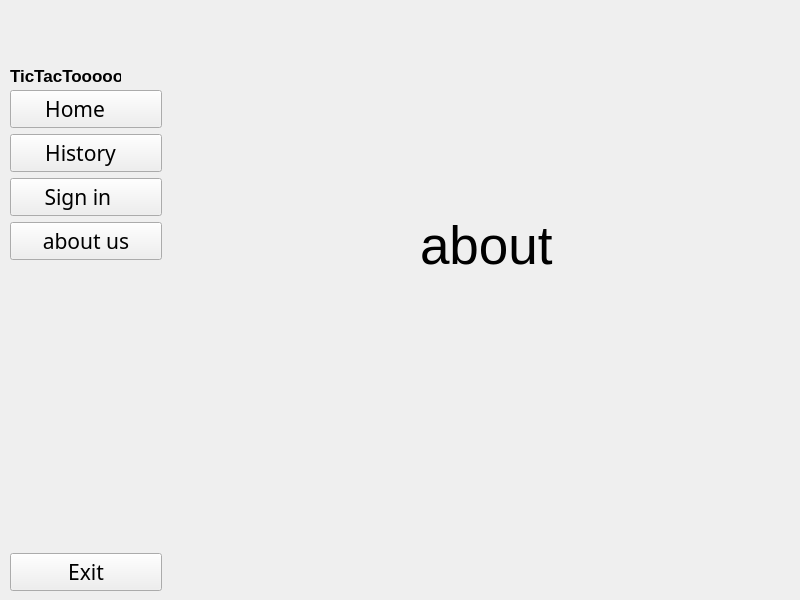
<?xml version="1.0" encoding="UTF-8"?>
<ui version="4.0">
 <class>MainWindow</class>
 <widget class="QMainWindow" name="MainWindow">
  <property name="geometry">
   <rect>
    <x>0</x>
    <y>0</y>
    <width>800</width>
    <height>600</height>
   </rect>
  </property>
  <property name="windowTitle">
   <string>MainWindow</string>
  </property>
  <widget class="QWidget" name="centralwidget">
   <widget class="QWidget" name="menu" native="true">
    <property name="geometry">
     <rect>
      <x>0</x>
      <y>0</y>
      <width>170</width>
      <height>600</height>
     </rect>
    </property>
    <property name="mouseTracking">
     <bool>false</bool>
    </property>
    <widget class="QLabel" name="game_Logo">
     <property name="geometry">
      <rect>
       <x>10</x>
       <y>10</y>
       <width>50</width>
       <height>50</height>
      </rect>
     </property>
     <property name="minimumSize">
      <size>
       <width>50</width>
       <height>50</height>
      </size>
     </property>
     <property name="maximumSize">
      <size>
       <width>50</width>
       <height>50</height>
      </size>
     </property>
     <property name="text">
      <string/>
     </property>
     <property name="pixmap">
      <pixmap resource="icons/recoutces.qrc">:/icons/game-logo.png</pixmap>
     </property>
     <property name="scaledContents">
      <bool>true</bool>
     </property>
    </widget>
    <widget class="QLabel" name="game_Name">
     <property name="geometry">
      <rect>
       <x>10</x>
       <y>65</y>
       <width>111</width>
       <height>21</height>
      </rect>
     </property>
     <property name="font">
      <font>
       <pointsize>13</pointsize>
       <bold>true</bold>
      </font>
     </property>
     <property name="text">
      <string>TicTacTooooo</string>
     </property>
    </widget>
    <widget class="QWidget" name="layoutWidget">
     <property name="geometry">
      <rect>
       <x>10</x>
       <y>90</y>
       <width>152</width>
       <height>501</height>
      </rect>
     </property>
     <layout class="QVBoxLayout" name="verticalLayout">
      <item>
       <widget class="QPushButton" name="homeButton">
        <property name="font">
         <font>
          <family>Segoe UI Semibold</family>
          <pointsize>16</pointsize>
          <bold>false</bold>
         </font>
        </property>
        <property name="text">
         <string>Home    </string>
        </property>
        <property name="icon">
         <iconset resource="icons/recoutces.qrc">
          <normaloff>:/icons/home_off.png</normaloff>
          <normalon>:/icons/home.png</normalon>:/icons/home_off.png</iconset>
        </property>
        <property name="iconSize">
         <size>
          <width>27</width>
          <height>27</height>
         </size>
        </property>
        <property name="checkable">
         <bool>true</bool>
        </property>
        <property name="autoExclusive">
         <bool>true</bool>
        </property>
       </widget>
      </item>
      <item>
       <widget class="QPushButton" name="historyButton">
        <property name="font">
         <font>
          <family>Segoe UI Semibold</family>
          <pointsize>16</pointsize>
         </font>
        </property>
        <property name="text">
         <string>History  </string>
        </property>
        <property name="icon">
         <iconset resource="icons/recoutces.qrc">
          <normaloff>:/icons/history_off.png</normaloff>
          <normalon>:/icons/history.png</normalon>:/icons/history_off.png</iconset>
        </property>
        <property name="iconSize">
         <size>
          <width>25</width>
          <height>25</height>
         </size>
        </property>
        <property name="checkable">
         <bool>true</bool>
        </property>
        <property name="autoExclusive">
         <bool>true</bool>
        </property>
       </widget>
      </item>
      <item>
       <widget class="QPushButton" name="SignButton">
        <property name="font">
         <font>
          <family>Segoe UI Semibold</family>
          <pointsize>16</pointsize>
         </font>
        </property>
        <property name="text">
         <string>Sign in   </string>
        </property>
        <property name="icon">
         <iconset resource="icons/recoutces.qrc">
          <normaloff>:/icons/sign-in_off.png</normaloff>
          <normalon>:/icons/sign-in.png</normalon>:/icons/sign-in_off.png</iconset>
        </property>
        <property name="iconSize">
         <size>
          <width>32</width>
          <height>33</height>
         </size>
        </property>
        <property name="checkable">
         <bool>true</bool>
        </property>
        <property name="autoExclusive">
         <bool>true</bool>
        </property>
       </widget>
      </item>
      <item>
       <widget class="QPushButton" name="aboutButton">
        <property name="font">
         <font>
          <family>Segoe UI Semibold</family>
          <pointsize>16</pointsize>
         </font>
        </property>
        <property name="text">
         <string>about us</string>
        </property>
        <property name="icon">
         <iconset resource="icons/recoutces.qrc">
          <normaloff>:/icons/about-us_off.png</normaloff>
          <normalon>:/icons/about-us.png</normalon>:/icons/about-us_off.png</iconset>
        </property>
        <property name="iconSize">
         <size>
          <width>26</width>
          <height>26</height>
         </size>
        </property>
        <property name="checkable">
         <bool>true</bool>
        </property>
        <property name="autoExclusive">
         <bool>true</bool>
        </property>
       </widget>
      </item>
      <item>
       <spacer name="verticalSpacer">
        <property name="orientation">
         <enum>Qt::Vertical</enum>
        </property>
        <property name="sizeHint" stdset="0">
         <size>
          <width>20</width>
          <height>40</height>
         </size>
        </property>
       </spacer>
      </item>
      <item>
       <widget class="QPushButton" name="exitButton">
        <property name="font">
         <font>
          <family>Segoe UI Semibold</family>
          <pointsize>16</pointsize>
         </font>
        </property>
        <property name="text">
         <string>   Exit   </string>
        </property>
        <property name="icon">
         <iconset resource="icons/recoutces.qrc">
          <normaloff>:/icons/exit_off.png</normaloff>
          <normalon>:/icons/exit.png</normalon>:/icons/exit_off.png</iconset>
        </property>
        <property name="iconSize">
         <size>
          <width>32</width>
          <height>32</height>
         </size>
        </property>
        <property name="checkable">
         <bool>true</bool>
        </property>
        <property name="autoExclusive">
         <bool>true</bool>
        </property>
       </widget>
      </item>
     </layout>
    </widget>
   </widget>
   <widget class="QStackedWidget" name="stackedWidget">
    <property name="geometry">
     <rect>
      <x>170</x>
      <y>0</y>
      <width>630</width>
      <height>600</height>
     </rect>
    </property>
    <property name="currentIndex">
     <number>2</number>
    </property>
    <widget class="QWidget" name="homePage">
     <widget class="QLabel" name="label">
      <property name="geometry">
       <rect>
        <x>220</x>
        <y>200</y>
        <width>181</width>
        <height>111</height>
       </rect>
      </property>
      <property name="font">
       <font>
        <pointsize>40</pointsize>
       </font>
      </property>
      <property name="text">
       <string>Home</string>
      </property>
     </widget>
    </widget>
    <widget class="QWidget" name="signPage">
     <widget class="QLabel" name="label_3">
      <property name="geometry">
       <rect>
        <x>230</x>
        <y>190</y>
        <width>161</width>
        <height>111</height>
       </rect>
      </property>
      <property name="font">
       <font>
        <pointsize>40</pointsize>
       </font>
      </property>
      <property name="text">
       <string>sign</string>
      </property>
     </widget>
    </widget>
    <widget class="QWidget" name="aboutPage">
     <widget class="QLabel" name="label_4">
      <property name="geometry">
       <rect>
        <x>250</x>
        <y>190</y>
        <width>161</width>
        <height>111</height>
       </rect>
      </property>
      <property name="font">
       <font>
        <pointsize>40</pointsize>
       </font>
      </property>
      <property name="text">
       <string>about</string>
      </property>
     </widget>
    </widget>
    <widget class="QWidget" name="hystoryPage">
     <widget class="QLabel" name="label_2">
      <property name="geometry">
       <rect>
        <x>210</x>
        <y>210</y>
        <width>221</width>
        <height>161</height>
       </rect>
      </property>
      <property name="font">
       <font>
        <pointsize>40</pointsize>
       </font>
      </property>
      <property name="text">
       <string>Hystory</string>
      </property>
     </widget>
    </widget>
   </widget>
  </widget>
 </widget>
 <resources>
  <include location="icons/recoutces.qrc"/>
  <include location="icons/recoutces.qrc"/>
 </resources>
 <connections/>
</ui>
